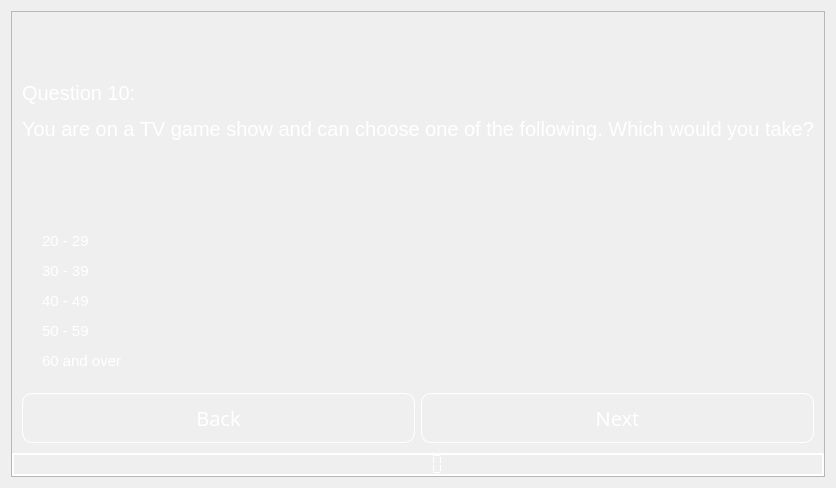
                <widget class="QWidget" name="Q_10">
                 <layout class="QVBoxLayout" name="verticalLayout_55">
                  <item>
                   <widget class="QFrame" name="frame_57">
                    <property name="frameShape">
                     <enum>QFrame::StyledPanel</enum>
                    </property>
                    <property name="frameShadow">
                     <enum>QFrame::Raised</enum>
                    </property>
                    <layout class="QVBoxLayout" name="verticalLayout_53">
                     <property name="spacing">
                      <number>0</number>
                     </property>
                     <property name="leftMargin">
                      <number>0</number>
                     </property>
                     <property name="topMargin">
                      <number>0</number>
                     </property>
                     <property name="rightMargin">
                      <number>0</number>
                     </property>
                     <property name="bottomMargin">
                      <number>0</number>
                     </property>
                     <item>
                      <widget class="QFrame" name="frame_58">
                       <property name="styleSheet">
                        <string notr="true">background:rgba(0,0,0,0);
color: rgb(255, 255, 255);</string>
                       </property>
                       <property name="frameShape">
                        <enum>QFrame::StyledPanel</enum>
                       </property>
                       <property name="frameShadow">
                        <enum>QFrame::Raised</enum>
                       </property>
                       <layout class="QVBoxLayout" name="verticalLayout_54">
                        <item>
                         <widget class="QLabel" name="label_26">
                          <property name="font">
                           <font>
                            <pointsize>15</pointsize>
                           </font>
                          </property>
                          <property name="styleSheet">
                           <string notr="true">color: rgb(255, 255, 255);</string>
                          </property>
                          <property name="text">
                           <string>&lt;html&gt;&lt;head/&gt;&lt;body&gt;&lt;p&gt;&lt;br/&gt;&lt;/p&gt;&lt;p&gt;Question 10:&lt;/p&gt;&lt;p&gt;You are on a TV game show and can choose one of the following. Which would you take?&lt;/p&gt;&lt;p&gt;&lt;br/&gt;&lt;br/&gt;&lt;/p&gt;&lt;/body&gt;&lt;/html&gt;</string>
                          </property>
                          <property name="alignment">
                           <set>Qt::AlignLeading|Qt::AlignLeft|Qt::AlignVCenter</set>
                          </property>
                         </widget>
                        </item>
                        <item>
                         <widget class="QRadioButton" name="Q1_E_11">
                          <property name="font">
                           <font>
                            <pointsize>11</pointsize>
                           </font>
                          </property>
                          <property name="text">
                           <string>20 - 29</string>
                          </property>
                         </widget>
                        </item>
                        <item>
                         <widget class="QRadioButton" name="Q1_D_11">
                          <property name="font">
                           <font>
                            <pointsize>11</pointsize>
                           </font>
                          </property>
                          <property name="text">
                           <string>30 - 39</string>
                          </property>
                         </widget>
                        </item>
                        <item>
                         <widget class="QRadioButton" name="Q1_C_11">
                          <property name="font">
                           <font>
                            <pointsize>11</pointsize>
                           </font>
                          </property>
                          <property name="text">
                           <string>40 - 49</string>
                          </property>
                         </widget>
                        </item>
                        <item>
                         <widget class="QRadioButton" name="Q1_B_11">
                          <property name="font">
                           <font>
                            <pointsize>11</pointsize>
                           </font>
                          </property>
                          <property name="text">
                           <string>50 - 59</string>
                          </property>
                         </widget>
                        </item>
                        <item>
                         <widget class="QRadioButton" name="Q1_A_11">
                          <property name="font">
                           <font>
                            <pointsize>11</pointsize>
                           </font>
                          </property>
                          <property name="text">
                           <string>60 and over</string>
                          </property>
                         </widget>
                        </item>
                       </layout>
                      </widget>
                     </item>
                     <item>
                      <widget class="QFrame" name="frame_59">
                       <property name="styleSheet">
                        <string notr="true">background:rgba(0,0,0,0);</string>
                       </property>
                       <property name="frameShape">
                        <enum>QFrame::StyledPanel</enum>
                       </property>
                       <property name="frameShadow">
                        <enum>QFrame::Raised</enum>
                       </property>
                       <layout class="QHBoxLayout" name="horizontalLayout_17">
                        <item>
                         <widget class="QPushButton" name="btn_back_Q10">
                          <property name="minimumSize">
                           <size>
                            <width>0</width>
                            <height>50</height>
                           </size>
                          </property>
                          <property name="maximumSize">
                           <size>
                            <width>500</width>
                            <height>16777215</height>
                           </size>
                          </property>
                          <property name="font">
                           <font>
                            <family>century gothic</family>
                            <pointsize>15</pointsize>
                           </font>
                          </property>
                          <property name="styleSheet">
                           <string notr="true">QPushButton
{
	background: transparent;
	border-radius: 10px;
	color: rgb(255, 255, 255);
	border: 1px solid rgb(255, 255, 255)
}

QPushButton:hover
{
	background-color: rgb(0, 170, 255);
}</string>
                          </property>
                          <property name="text">
                           <string>Back</string>
                          </property>
                         </widget>
                        </item>
                        <item>
                         <widget class="QPushButton" name="btn_Q_11">
                          <property name="minimumSize">
                           <size>
                            <width>0</width>
                            <height>50</height>
                           </size>
                          </property>
                          <property name="maximumSize">
                           <size>
                            <width>500</width>
                            <height>16777215</height>
                           </size>
                          </property>
                          <property name="font">
                           <font>
                            <family>century gothic</family>
                            <pointsize>15</pointsize>
                           </font>
                          </property>
                          <property name="styleSheet">
                           <string notr="true">QPushButton
{
	background: transparent;
	border-radius: 10px;
	color: rgb(255, 255, 255);
	border: 1px solid rgb(255, 255, 255)
}

QPushButton:hover
{
	background-color: rgb(0, 170, 255);
}</string>
                          </property>
                          <property name="text">
                           <string>Next</string>
                          </property>
                         </widget>
                        </item>
                       </layout>
                      </widget>
                     </item>
                     <item>
                      <widget class="QLCDNumber" name="lcdNumber_11">
                       <property name="maximumSize">
                        <size>
                         <width>16777215</width>
                         <height>200</height>
                        </size>
                       </property>
                       <property name="font">
                        <font>
                         <pointsize>10</pointsize>
                        </font>
                       </property>
                       <property name="styleSheet">
                        <string notr="true">color: rgb(255, 255, 255);</string>
                       </property>
                       <property name="frameShape">
                        <enum>QFrame::WinPanel</enum>
                       </property>
                       <property name="frameShadow">
                        <enum>QFrame::Plain</enum>
                       </property>
                       <property name="segmentStyle">
                        <enum>QLCDNumber::Flat</enum>
                       </property>
                       <property name="intValue" stdset="0">
                        <number>0</number>
                       </property>
                      </widget>
                     </item>
                    </layout>
                   </widget>
                  </item>
                 </layout>
                </widget>
